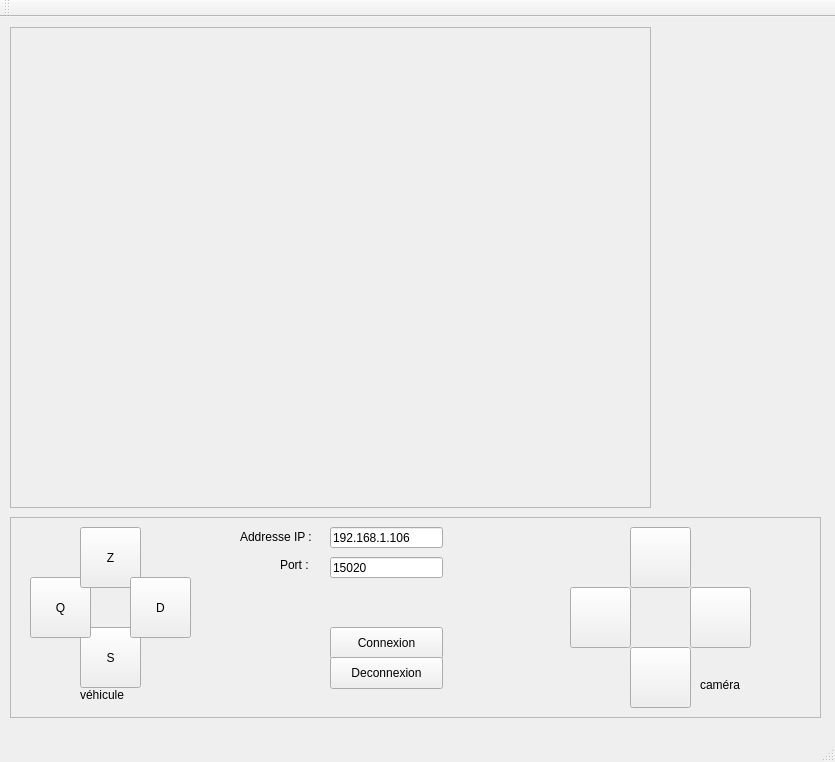
<?xml version="1.0" encoding="UTF-8"?>
<ui version="4.0">
 <class>MainWindow</class>
 <widget class="QMainWindow" name="MainWindow">
  <property name="geometry">
   <rect>
    <x>0</x>
    <y>0</y>
    <width>835</width>
    <height>762</height>
   </rect>
  </property>
  <property name="windowTitle">
   <string>MainWindow</string>
  </property>
  <widget class="QWidget" name="centralWidget">
   <widget class="QFrame" name="frame">
    <property name="geometry">
     <rect>
      <x>10</x>
      <y>500</y>
      <width>811</width>
      <height>201</height>
     </rect>
    </property>
    <property name="frameShape">
     <enum>QFrame::StyledPanel</enum>
    </property>
    <property name="frameShadow">
     <enum>QFrame::Raised</enum>
    </property>
    <widget class="QPushButton" name="s">
     <property name="geometry">
      <rect>
       <x>70</x>
       <y>110</y>
       <width>61</width>
       <height>61</height>
      </rect>
     </property>
     <property name="text">
      <string>S</string>
     </property>
    </widget>
    <widget class="QPushButton" name="q">
     <property name="geometry">
      <rect>
       <x>20</x>
       <y>60</y>
       <width>61</width>
       <height>61</height>
      </rect>
     </property>
     <property name="text">
      <string>Q</string>
     </property>
    </widget>
    <widget class="QPushButton" name="z">
     <property name="geometry">
      <rect>
       <x>70</x>
       <y>10</y>
       <width>61</width>
       <height>61</height>
      </rect>
     </property>
     <property name="text">
      <string>Z</string>
     </property>
    </widget>
    <widget class="QPushButton" name="d">
     <property name="geometry">
      <rect>
       <x>120</x>
       <y>60</y>
       <width>61</width>
       <height>61</height>
      </rect>
     </property>
     <property name="text">
      <string>D</string>
     </property>
    </widget>
    <widget class="QPushButton" name="btnConnect">
     <property name="geometry">
      <rect>
       <x>320</x>
       <y>110</y>
       <width>113</width>
       <height>32</height>
      </rect>
     </property>
     <property name="text">
      <string>Connexion</string>
     </property>
    </widget>
    <widget class="QPushButton" name="btnDeconnect">
     <property name="geometry">
      <rect>
       <x>320</x>
       <y>140</y>
       <width>113</width>
       <height>32</height>
      </rect>
     </property>
     <property name="text">
      <string>Deconnexion</string>
     </property>
    </widget>
    <widget class="QToolButton" name="haut">
     <property name="geometry">
      <rect>
       <x>620</x>
       <y>10</y>
       <width>61</width>
       <height>61</height>
      </rect>
     </property>
     <property name="text">
      <string/>
     </property>
    </widget>
    <widget class="QToolButton" name="bas">
     <property name="geometry">
      <rect>
       <x>620</x>
       <y>130</y>
       <width>61</width>
       <height>61</height>
      </rect>
     </property>
     <property name="text">
      <string/>
     </property>
    </widget>
    <widget class="QToolButton" name="droite">
     <property name="geometry">
      <rect>
       <x>680</x>
       <y>70</y>
       <width>61</width>
       <height>61</height>
      </rect>
     </property>
     <property name="text">
      <string/>
     </property>
    </widget>
    <widget class="QToolButton" name="gauche">
     <property name="geometry">
      <rect>
       <x>560</x>
       <y>70</y>
       <width>61</width>
       <height>61</height>
      </rect>
     </property>
     <property name="text">
      <string/>
     </property>
    </widget>
    <widget class="QLineEdit" name="hostname">
     <property name="geometry">
      <rect>
       <x>320</x>
       <y>10</y>
       <width>113</width>
       <height>21</height>
      </rect>
     </property>
     <property name="text">
      <string>192.168.1.106</string>
     </property>
    </widget>
    <widget class="QLineEdit" name="port">
     <property name="geometry">
      <rect>
       <x>320</x>
       <y>40</y>
       <width>113</width>
       <height>21</height>
      </rect>
     </property>
     <property name="text">
      <string>15020</string>
     </property>
    </widget>
    <widget class="QLabel" name="label">
     <property name="geometry">
      <rect>
       <x>230</x>
       <y>10</y>
       <width>91</width>
       <height>20</height>
      </rect>
     </property>
     <property name="text">
      <string>Addresse IP :</string>
     </property>
    </widget>
    <widget class="QLabel" name="label_2">
     <property name="geometry">
      <rect>
       <x>270</x>
       <y>40</y>
       <width>41</width>
       <height>16</height>
      </rect>
     </property>
     <property name="text">
      <string>Port :</string>
     </property>
    </widget>
    <widget class="QLabel" name="label_3">
     <property name="geometry">
      <rect>
       <x>70</x>
       <y>170</y>
       <width>60</width>
       <height>16</height>
      </rect>
     </property>
     <property name="text">
      <string>véhicule</string>
     </property>
    </widget>
    <widget class="QLabel" name="label_4">
     <property name="geometry">
      <rect>
       <x>690</x>
       <y>160</y>
       <width>60</width>
       <height>16</height>
      </rect>
     </property>
     <property name="text">
      <string>caméra</string>
     </property>
    </widget>
   </widget>
   <widget class="QFrame" name="frame_2">
    <property name="geometry">
     <rect>
      <x>10</x>
      <y>10</y>
      <width>641</width>
      <height>481</height>
     </rect>
    </property>
    <property name="frameShape">
     <enum>QFrame::StyledPanel</enum>
    </property>
    <property name="frameShadow">
     <enum>QFrame::Raised</enum>
    </property>
   </widget>
  </widget>
  <widget class="QMenuBar" name="menuBar">
   <property name="geometry">
    <rect>
     <x>0</x>
     <y>0</y>
     <width>835</width>
     <height>22</height>
    </rect>
   </property>
  </widget>
  <widget class="QToolBar" name="mainToolBar">
   <attribute name="toolBarArea">
    <enum>TopToolBarArea</enum>
   </attribute>
   <attribute name="toolBarBreak">
    <bool>false</bool>
   </attribute>
  </widget>
  <widget class="QStatusBar" name="statusBar"/>
 </widget>
 <layoutdefault spacing="6" margin="11"/>
 <resources/>
 <connections/>
</ui>
